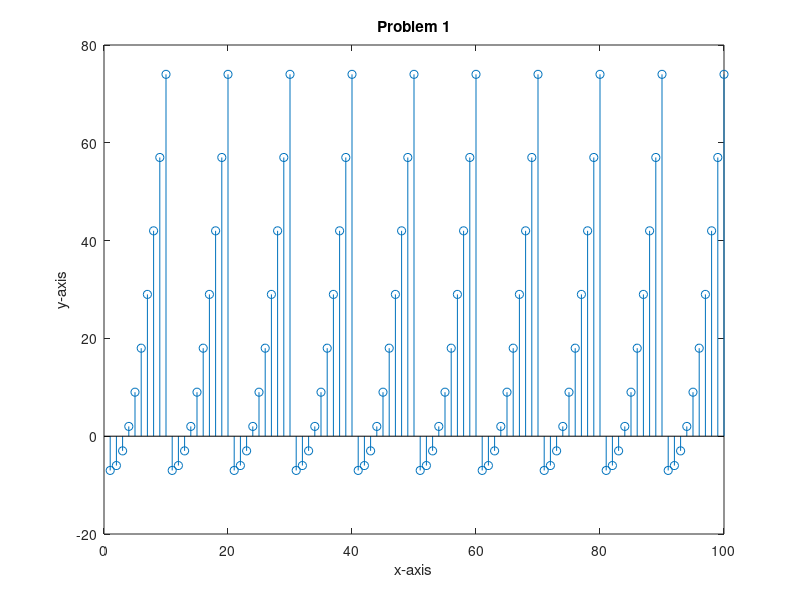

Write the MATLAB code that produced this figure.
function x = prob1()
f=(0:99);
for n=1:100
 if f(n)<=9;
     f(n)=(f(n)^2)-7;
 elseif f(n)>=10;
         f(n)=f(n-10);
end
end
stem(f);
xlabel('x-axis')
ylabel('y-axis')
title('Problem 1')
end